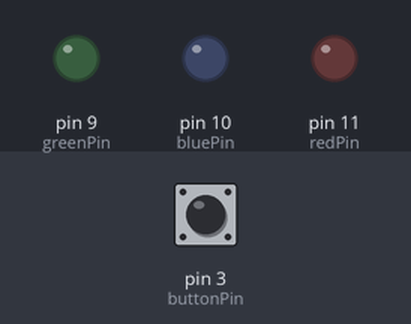
Bench run of a sketch on a simulated Arduino Uno, built with avr-gcc and run on an emulated ATmega328P. Parts: output pins drawn as LEDs (lit = HIGH). Dashed ring = blinking. The inputs (shaded band) are chosen by the test bench; at power-on: pin 3 (buttonPin) HIGH.

Above: at 1.2 s.
1.3 s: pin 3 (buttonPin) pulled LOW for 1 s
At 3.2 s:
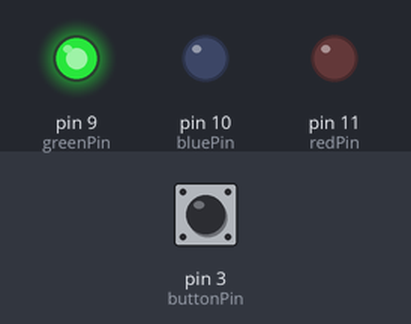
4.3 s: pin 3 (buttonPin) pulled LOW for 0.15 s
At 5.3 s:
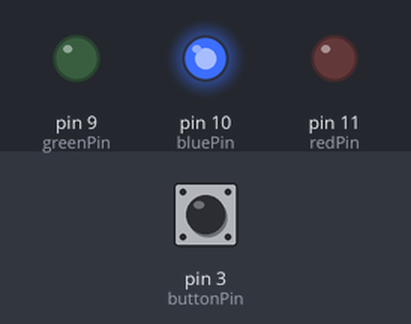
5.9 s: pin 3 (buttonPin) pulled LOW for 3.2 s
At 9.6 s:
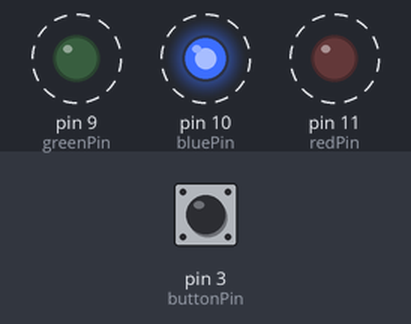
Timing chart, 0 to 11.1 s (numbered marks = the images above; inputs shaded):
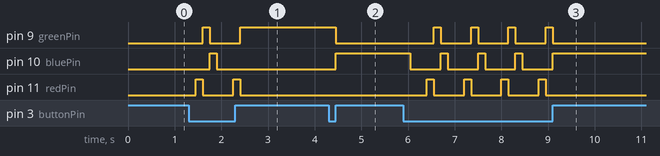

Measured:
- after the input at 1.3 s, pin 9 (greenPin): LOW → HIGH after 0.30 s, → LOW 0.15 s later, → HIGH 0.65 s later; pin 10 (bluePin): LOW → HIGH after 0.45 s, → LOW 0.15 s later; pin 11 (redPin): alternates HIGH for 0.15 s and LOW for 0.65 s, 4 changes in all, then stays LOW, starting after 0.15 s
- after the input at 4.3 s, pin 9 (greenPin): HIGH → LOW after 0.15 s; pin 10 (bluePin): LOW → HIGH after 0.15 s
- after the input at 5.9 s, pin 9 (greenPin): alternates HIGH for 0.15 s and LOW for 0.65 s, 8 changes in all, then stays LOW, starting after 0.65 s; pin 10 (bluePin): alternates HIGH for 0.15 s and LOW for 0.65 s, 8 changes in all, then stays HIGH, starting after 0.15 s

The sketch:

swanky_kup1.ino
```cpp
 const int buttonPin = 3;

 const int redPin = 11;
 const int greenPin = 9;
 const int bluePin = 10;


int counter = 0;

long time = 0;
long debounce = 200;

void setup()
{
  pinMode(buttonPin, INPUT);
  pinMode(redPin, OUTPUT);
  pinMode(greenPin,OUTPUT);
  pinMode(bluePin,OUTPUT);
}


void loop()
{
  int buttonState;
  buttonState = digitalRead(buttonPin);


  if (buttonState == LOW && millis() - time > debounce)
  {
    counter++;
    delay(150);
  }

  if(counter == 0)
  {
   digitalWrite(redPin,LOW);
   digitalWrite(greenPin,LOW);
   digitalWrite(bluePin,LOW);
  }

  else if(counter == 1)
  {
   digitalWrite(redPin,HIGH);
   digitalWrite(greenPin,LOW);
   digitalWrite(bluePin,LOW);
  }

  else if(counter ==2)
  {
   digitalWrite(redPin,LOW);
   digitalWrite(greenPin,HIGH);
   digitalWrite(bluePin,LOW);
  }

  else if(counter ==3)
  {
   digitalWrite(redPin,LOW);
   digitalWrite(greenPin,LOW);
   digitalWrite(bluePin,HIGH);
  }

  else
  {
   counter =0;
    time = millis();
  }


}
```
